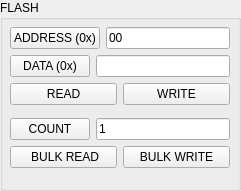
    <widget class="QGroupBox" name="flash_group">
     <property name="geometry">
      <rect>
       <x>20</x>
       <y>710</y>
       <width>241</width>
       <height>191</height>
      </rect>
     </property>
     <property name="title">
      <string>FLASH</string>
     </property>
     <widget class="QWidget" name="layoutWidget">
      <property name="geometry">
       <rect>
        <x>10</x>
        <y>20</y>
        <width>220</width>
        <height>155</height>
       </rect>
      </property>
      <layout class="QVBoxLayout" name="verticalLayout_16">
       <item>
        <layout class="QVBoxLayout" name="verticalLayout_15">
         <item>
          <layout class="QHBoxLayout" name="horizontalLayout_82">
           <item>
            <widget class="QPushButton" name="address_3">
             <property name="text">
              <string>ADDRESS (0x)</string>
             </property>
            </widget>
           </item>
           <item>
            <widget class="QLineEdit" name="flash_address_edt">
             <property name="text">
              <string>00</string>
             </property>
            </widget>
           </item>
          </layout>
         </item>
         <item>
          <layout class="QHBoxLayout" name="horizontalLayout_83">
           <item>
            <widget class="QPushButton" name="address_4">
             <property name="text">
              <string>DATA (0x)</string>
             </property>
            </widget>
           </item>
           <item>
            <widget class="QLineEdit" name="flash_data_edt"/>
           </item>
          </layout>
         </item>
         <item>
          <layout class="QHBoxLayout" name="horizontalLayout_84">
           <item>
            <widget class="QPushButton" name="flash_read">
             <property name="text">
              <string>READ</string>
             </property>
            </widget>
           </item>
           <item>
            <widget class="QPushButton" name="flash_write">
             <property name="text">
              <string>WRITE</string>
             </property>
            </widget>
           </item>
          </layout>
         </item>
        </layout>
       </item>
       <item>
        <layout class="QVBoxLayout" name="verticalLayout_14">
         <item>
          <layout class="QHBoxLayout" name="horizontalLayout_87">
           <item>
            <widget class="QPushButton" name="flash_count_l">
             <property name="text">
              <string>COUNT</string>
             </property>
            </widget>
           </item>
           <item>
            <widget class="QLineEdit" name="flash_count">
             <property name="text">
              <string>1</string>
             </property>
             <property name="maxLength">
              <number>255</number>
             </property>
            </widget>
           </item>
          </layout>
         </item>
         <item>
          <layout class="QHBoxLayout" name="horizontalLayout_88">
           <item>
            <widget class="QPushButton" name="flash_bulk_read">
             <property name="text">
              <string> BULK READ</string>
             </property>
            </widget>
           </item>
           <item>
            <widget class="QPushButton" name="flash_bulk_write">
             <property name="text">
              <string>BULK WRITE</string>
             </property>
            </widget>
           </item>
          </layout>
         </item>
        </layout>
       </item>
      </layout>
     </widget>
    </widget>
